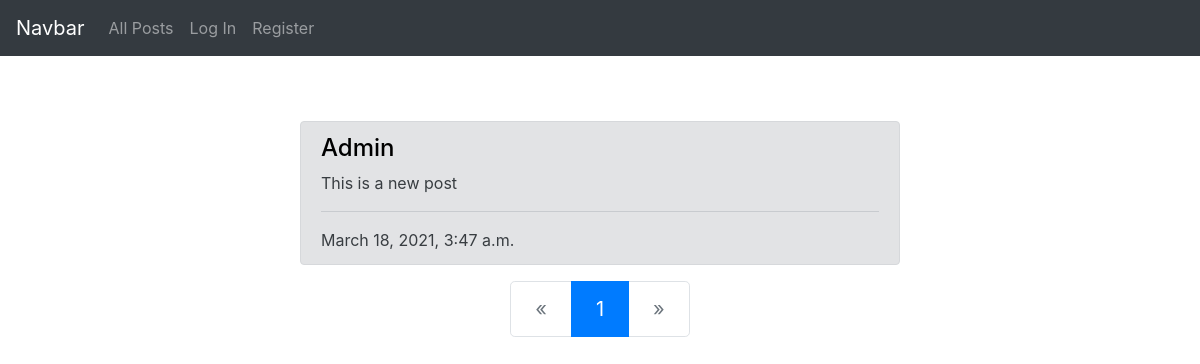
The app's page /, older data.
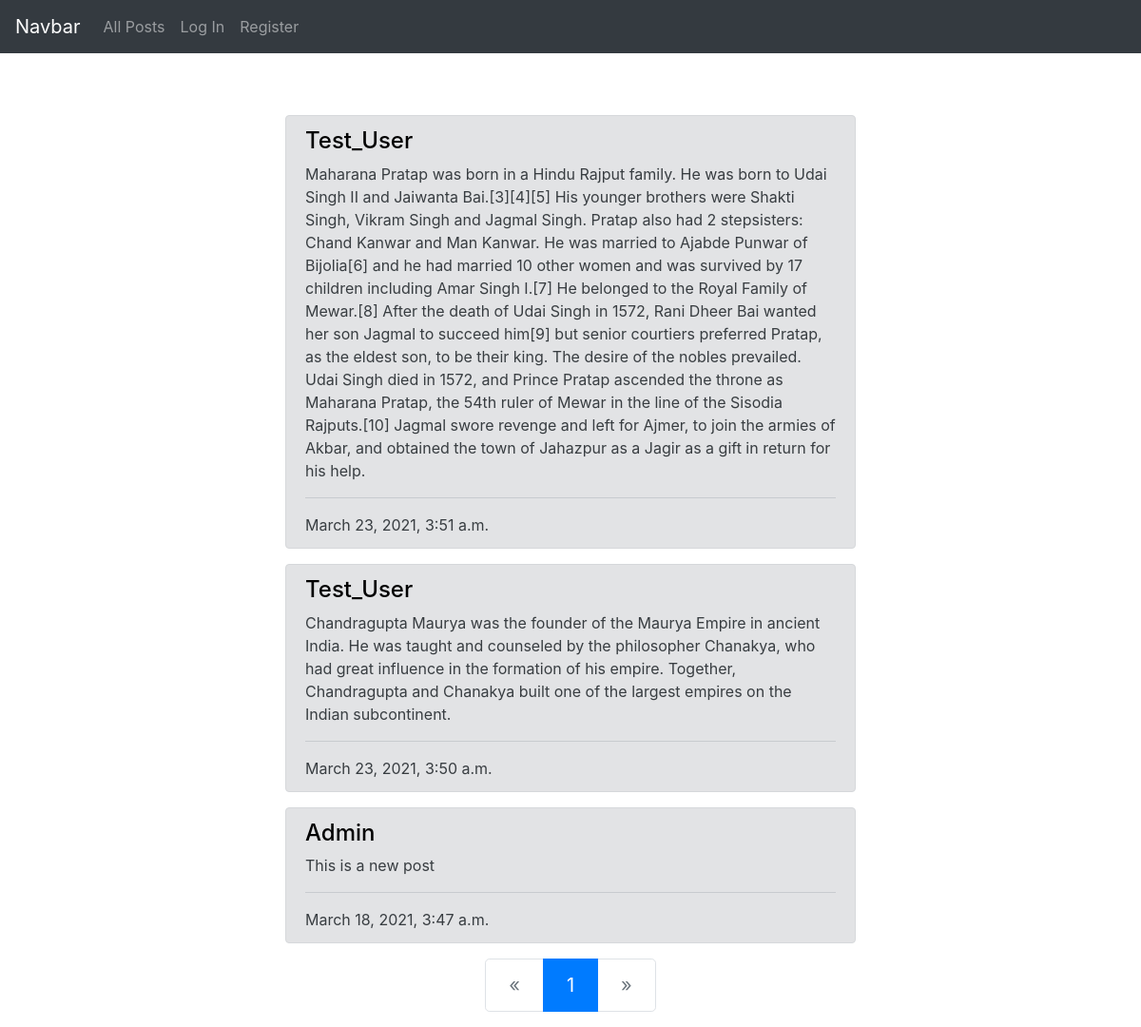
The same page, newer data.
### network/models.py (models this page shows)
class Post(models.Model):
    body = models.TextField()
    datetime = models.DateTimeField(auto_now=True)
    user = models.ForeignKey(User, on_delete=models.CASCADE)

class User(AbstractUser):
    pass

### network/views.py (the view)
# urls.py: path("", views.index, name="index"),
def index(request):
    posts = Post.objects.all().order_by('-datetime')
    paginator = Paginator(posts, 10)
    page_number = request.GET.get('page')
    page_obj = paginator.get_page(page_number)
    return render(request, "network/index.html", {
        "posts": page_obj
    })

### network/templates/network/index.html (shortened to what this page needs)
{% extends "network/layout.html" %}
{% block body %}
    {% for post in posts %}
    <div class="alert alert-secondary" role="alert" id="alert">
        <h4 class="alert-heading"><a href="{% url 'profile' post.user.username %}">{{post.user.username}}</a></h4>
        <p>{{post.body}}</p>
        <hr>
        <p class="mb-0">{{post.datetime}}</p>
    </div>
    {% endfor %}
    <nav aria-label="Page navigation example">
        <ul class="pagination justify-content-center pagination-lg">
            {% if posts.has_previous %}
                <li class="page-item">
                    <a class="page-link" href="?page={{posts.previous_page_number}}" aria-label="Previous">
                        <span aria-hidden="true">&laquo;</span>
                    </a>
                </li>
            {% else %}
                <li class="page-item disabled">
                    <a class="page-link" href="#" aria-label="Previous">
                        <span aria-hidden="true">&laquo;</span>
                    </a>
                </li>
            {% endif %}
            {% for number in posts.paginator.page_range %}
                {% if posts.number == number %}
                    <li class="page-item active"><a class="page-link" href="">{{posts.number}}</a></li>
                {% else %}
                    <li class="page-item"><a class="page-link" href="?page={{number}}">{{number}}</a></li>
                {% endif %}
            {% endfor %}
            {% if posts.has_next %}
                <li class="page-item">
                    <a class="page-link" href="?page={{posts.next_page_number}}" aria-label="Next">
                        <span aria-hidden="true">&raquo;</span>
                    </a>
                </li>
            {% else %}
                <li class="page-item disabled">
                    <a class="page-link" href="#" aria-label="Next">
                        <span aria-hidden="true">&raquo;</span>
                    </a>
                </li>
            {% endif %}
        </ul>
    </nav>
{% endblock %}

### network/templates/network/layout.html (shortened to what this page needs)
{% load static %}
<!DOCTYPE html>
<html lang="en">
<head>
    <link rel="stylesheet" href="https://stackpath.bootstrapcdn.com/bootstrap/4.4.1/css/bootstrap.min.css">
    <link href="{% static 'network/styles.css' %}" rel="stylesheet">
</head>
<body>
    <nav class="navbar navbar-expand-lg navbar-dark bg-dark" style="margin-bottom: 65px;">
        <a class="navbar-brand" href="#">Navbar</a>
        <div>
          <ul class="navbar-nav mr-auto">
            <li class="nav-item">
              <a class="nav-link" href="{% url 'index' %}">All Posts</a>
            </li>
            {% if user.is_authenticated %}
                <li class="nav-item">
                    <a class="nav-link" href="{% url 'following' %}">Following</a>
                </li>
                <li class="nav-item">
                    <a class="nav-link" href="{% url 'NewPost'%}">New Post</a>
                </li>
                <li class="nav-item">
                    <a class="nav-link" href="{% url 'logout' %}">Log Out</a>
                </li>
            {% else %}
                <li class="nav-item">
                    <a class="nav-link" href="{% url 'login' %}">Log In</a>
                </li>
                <li class="nav-item">
                    <a class="nav-link" href="{% url 'register' %}">Register</a>
                </li>
            {% endif %}
          </ul>
        </div>
      </nav>
      <div class="body">
        {% block body %}
        {% endblock %}
      </div>
</body>
</html>

### network/templates/network/index.html (style rules this page uses)
#alert { margin-left: 300px; margin-right: 300px; }
a { text-decoration: none !important;; color: black; }

Row changes from the older to the newer data that the page shows:
added Post: user.username "Test_User", body "Maharana Pratap was born in a Hindu Rajput family. He was born to Udai Singh II and Jaiwanta Bai.[3][4][5] His younger brothers were Shakti Singh, Vikram Singh and Jagmal Singh. Pratap also had 2 stepsisters: Chand Kanwar and Man Kanwar. He was married to Ajabde Punwar of Bijolia[6] and he had married 10 other women and was survived by 17 children including Amar Singh I.[7] He belonged to the Royal Family of Mewar.[8] After the death of Udai Singh in 1572, Rani Dheer Bai wanted her son Jagmal to succeed him[9] but senior courtiers preferred Pratap, as the eldest son, to be their king. The desire of the nobles prevailed. Udai Singh died in 1572, and Prince Pratap ascended the throne as…", datetime "March 23, 2021, 3:51 a.m."
added Post: user.username "Test_User", body "Chandragupta Maurya was the founder of the Maurya Empire in ancient India. He was taught and counseled by the philosopher Chanakya, who had great influence in the formation of his empire. Together, Chandragupta and Chanakya built one of the largest empires on the Indian subcontinent.", datetime "March 23, 2021, 3:50 a.m."
